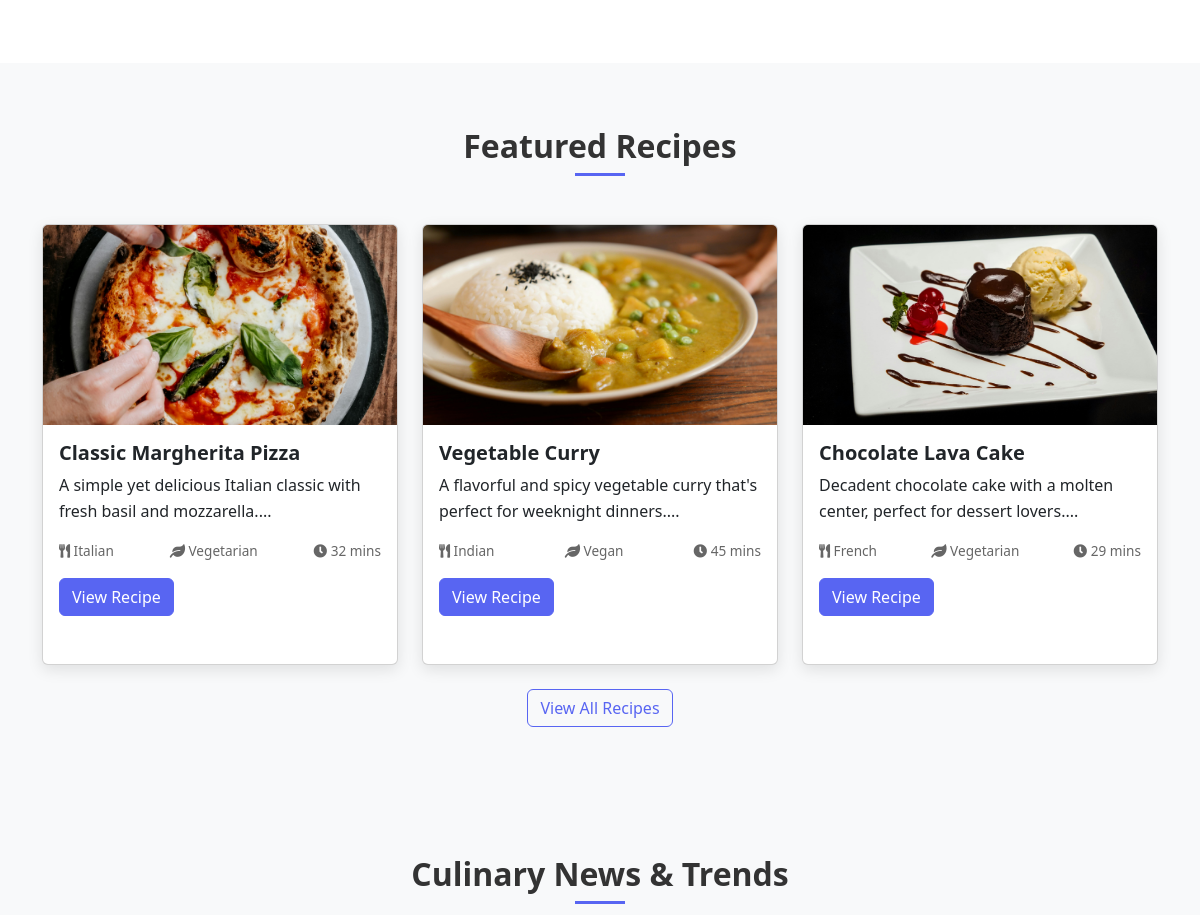
Before: / (middle part) with the older database file.
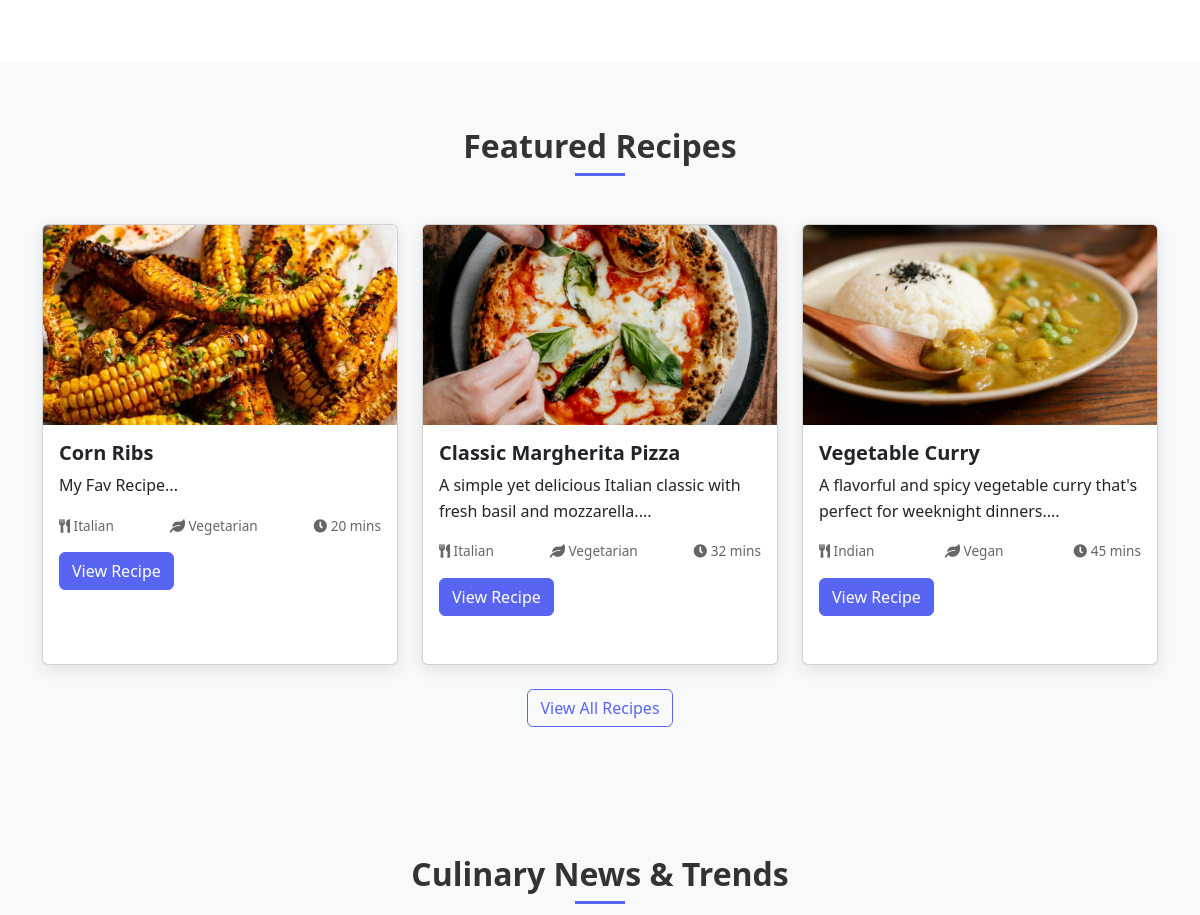
After: the same page with the newer database file.
### tables this page shows
CREATE TABLE `recipes` (
  `id` int(11) NOT NULL,
  `user_id` int(11) DEFAULT NULL,
  `title` varchar(100) NOT NULL,
  `is_community` tinyint(1) NOT NULL DEFAULT 1,
  `description` text NOT NULL,
  `ingredients` text NOT NULL,
  `instructions` text NOT NULL,
  `cuisine_type` varchar(50) NOT NULL,
  `dietary_pref` varchar(50) NOT NULL,
  `difficulty` varchar(20) NOT NULL,
  `prep_time` int(11) NOT NULL,
  `cook_time` int(11) NOT NULL,
  `image_path` varchar(255) DEFAULT NULL,
  `created_at` timestamp NOT NULL DEFAULT current_timestamp()
);

### index.php (the view, shortened to what this page needs)
<?php
require_once 'config/db.php';
include_once 'includes/header.php';
$featured_recipes_query = "SELECT * FROM recipes ORDER BY created_at DESC LIMIT 3";
$featured_recipes = mysqli_query($conn, $featured_recipes_query);
?>
<section class="mission">
</section>
<section class="featured-recipes">
    <div class="container">
        <h2>Featured Recipes</h2>
        <div class="row">
            <?php
            if (mysqli_num_rows($featured_recipes) > 0) {
                while ($recipe = mysqli_fetch_assoc($featured_recipes)) {
            ?>
                <div class="col-md-4">
                    <div class="card recipe-card">
                        <img src="<?php echo $recipe['image_path']; ?>" class="card-img-top" alt="<?php echo $recipe['title']; ?>">
                        <div class="card-body">
                            <h5 class="card-title"><?php echo $recipe['title']; ?></h5>
                            <p class="card-text"><?php echo substr($recipe['description'], 0, 100) . '...'; ?></p>
                            <div class="recipe-meta">
                                <span><i class="fas fa-utensils"></i> <?php echo $recipe['cuisine_type']; ?></span>
                                <span><i class="fas fa-leaf"></i> <?php echo $recipe['dietary_pref']; ?></span>
                                <span><i class="fas fa-clock"></i> <?php echo $recipe['prep_time'] + $recipe['cook_time']; ?> mins</span>
                            </div>
                            <a href="recipe.php?id=<?php echo $recipe['id']; ?>" class="btn btn-primary">View Recipe</a>
                        </div>
                    </div>
                </div>
            <?php
                }
            } else {
                echo "<p>No featured recipes available at the moment.</p>";
            }
            ?>
        </div>
        <div class="text-center mt-4">
            <a href="recipes.php" class="btn btn-outline-primary">View All Recipes</a>
        </div>
    </div>
</section>
<section class="news-feed">
    <div class="container">
        <h2>Culinary News & Trends</h2>
    </div>
</section>
<?php
include_once 'includes/footer.php';
?>

### includes/header.php (shortened to what this page needs)
<!DOCTYPE html>
<html lang="en">
<head>
    <link rel="stylesheet" href="assets/css/bootstrap.min.css">
    <link rel="stylesheet" href="https://cdnjs.cloudflare.com/ajax/libs/font-awesome/5.15.1/css/all.min.css">
    <link rel="stylesheet" href="assets/css/style.css">
</head>
<body>

### includes/footer.php (shortened to what this page needs)
</body>
</html>

### assets/css/style.css (style rules this page uses)
:root { --primary-color: #5865f2; --secondary-color: rgba(24, 131, 207, 1); --dark-color: rgb(25, 27, 41); --light-color: #f9f9f9; --success-color: #6ab04c; --warning-color: #f0932b; --danger-color: #eb4d4b; }
body { font-family: "Segoe UI", Tahoma, Geneva, Verdana, sans-serif; line-height: 1.6; color: #333; background-color: #f8f9fa; }
h1, h2, h3, h4, h5, h6 { font-weight: 700; margin-bottom: 1rem; }
a { color: var(--primary-color); transition: all 0.3s ease; }
.btn-primary { background-color: var(--primary-color); border-color: var(--primary-color); }
.btn-outline-primary { color: var(--primary-color); border-color: var(--primary-color); }
section { padding: 4rem 0; }
section h2 { text-align: center; margin-bottom: 3rem; position: relative; }
section h2:after { content: ""; display: block; width: 50px; height: 3px; background-color: var(--primary-color); margin: 0.5rem auto; }
.card { background: #fff; }
.mission { background-color: #fff; }
.recipe-card { margin-bottom: 2rem; box-shadow: 0 5px 15px rgba(0, 0, 0, 0.1); transition: transform 0.3s ease; height: 100%; }
.recipe-card .card-img-top { height: 200px; object-fit: cover; }
.recipe-meta { display: flex; justify-content: space-between; margin: 1rem 0; font-size: 0.85rem; color: #666; }

### includes/header.php (style rules this page uses)
:root { --primary-color: #5865F2; --secondary-color: rgba(24, 131, 207, 1) }
.btn-primary { background-color: var(--primary-color); border-color: var(--primary-color); }
.btn-outline-primary { color: var(--primary-color); border-color: var(--primary-color); }

Changed rows visible on the page:
no longer on this page (row unchanged): recipes: image_path (picture), title "Chocolate Lava Cake", description "Decadent chocolate cake with a molten center, perfect for dessert lovers.", cuisine_type "French", dietary_pref "Vegetarian", $recipe['prep_time'] + $recipe['cook_time'] "29"
added recipes: image_path (picture), title "Corn Ribs", description "My Fav Recipe", cuisine_type "Italian", dietary_pref "Vegetarian", $recipe['prep_time'] + $recipe['cook_time'] "20"
